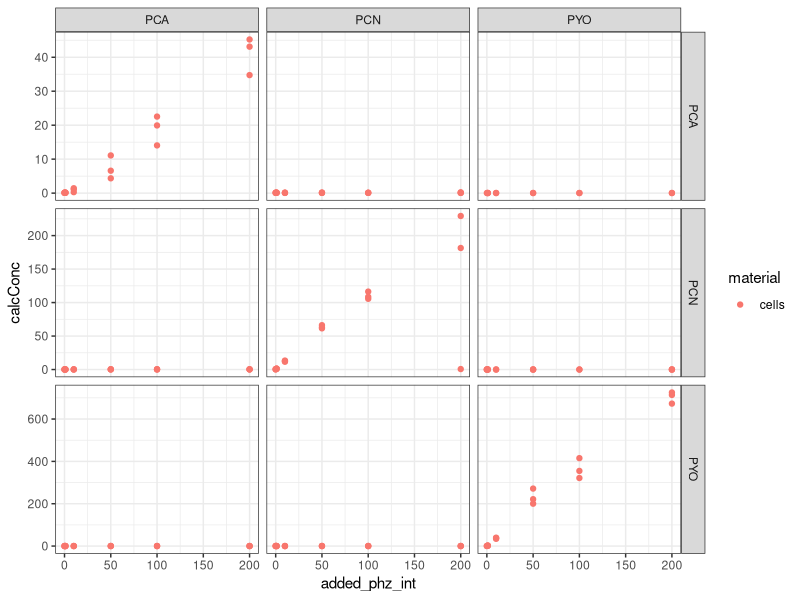
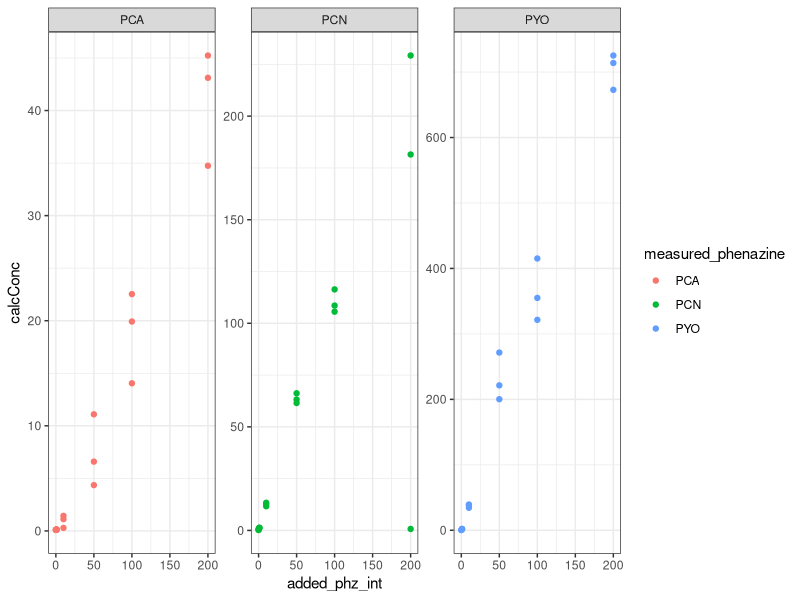
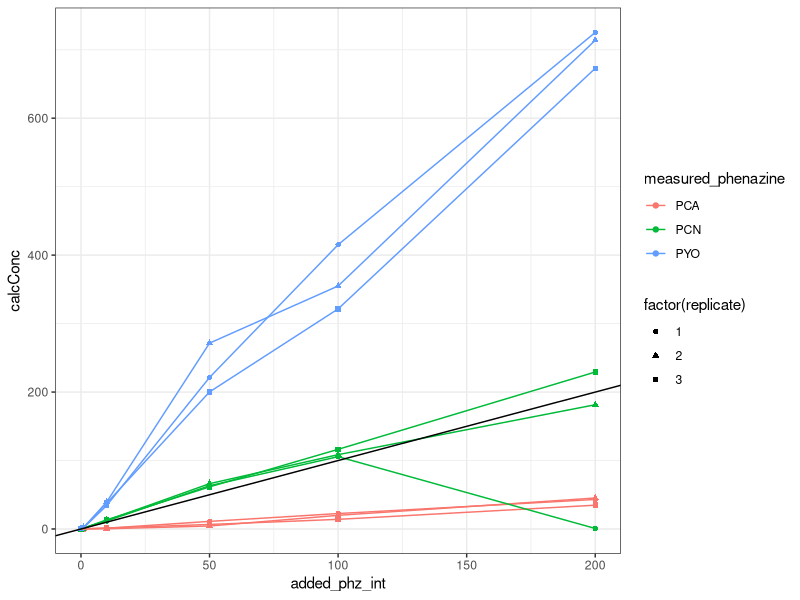
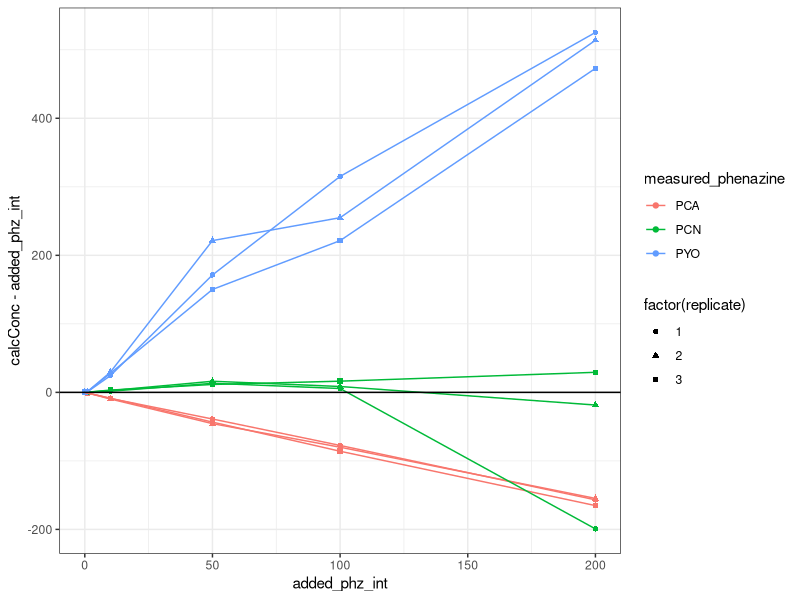
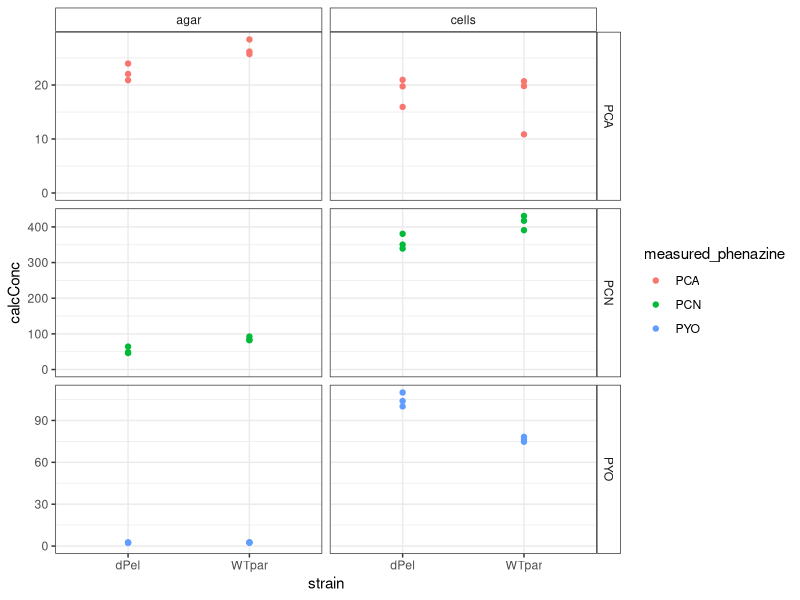
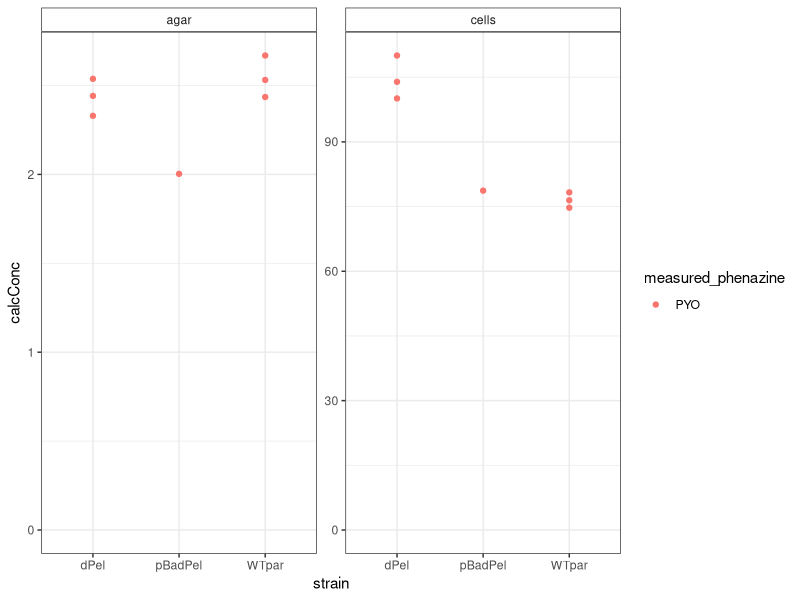
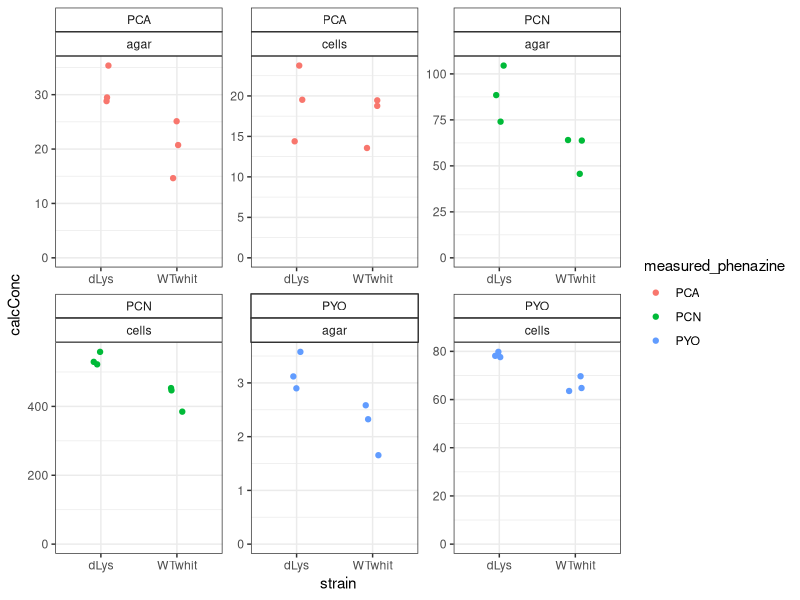

Reproduce these figures in R, in order.
## ---- chunk 1
library(tidyverse)
library(cowplot)
library(broom) 
library(modelr) 
library(viridis)

knitr::opts_knit$set(root.dir = '/Users/scottsaunders/git/labwork/HPLC/analysis/')
knitr::opts_chunk$set(tidy.opts=list(width.cutoff=60),tidy=TRUE, echo = TRUE, fig.align="center")

theme_set(theme_bw())
## ---- chunk 2
df_wBlankStds <- read_csv('../data/2018_10_30_coloniesHPLCamounts.csv',comment = "#")

head(df_wBlankStds)

#Remove blanks and standards and calculate volume corrected concentration
df_amounts <- df_wBlankStds %>% 
  filter(strain != 'blank' & strain != 'PHZstd') %>% 
  mutate(calcConc = ifelse(material=='cells',Amount*2*(860 / 60),Amount*2*(8/5)))

## ---- chunk 3
df_dPHZstar <- df_amounts %>% 
  filter(strain=='dPHZstar') %>% 
  mutate(added_phz_int=as.integer(str_extract(amount_added,"^[0-9]+")))

head(df_dPHZstar)
## ---- chunk 4
ggplot(df_dPHZstar,aes(x=added_phz_int,y=calcConc,color=material))+
  geom_point()+
  facet_grid(added_phenazine~measured_phenazine,scales='free')
## ---- chunk 5
df_dPHZstar_match <- df_dPHZstar %>% 
  filter(measured_phenazine==added_phenazine)

ggplot(df_dPHZstar_match,aes(x=added_phz_int,y=calcConc,color=measured_phenazine))+
  geom_point()+facet_wrap(~measured_phenazine,scales='free')

ggplot(df_dPHZstar_match,aes(x=added_phz_int,y=calcConc,color=measured_phenazine,shape=factor(replicate)))+
  geom_point()+geom_line()+geom_abline(slope=1)

ggplot(df_dPHZstar_match,aes(x=added_phz_int,y=calcConc-added_phz_int,color=measured_phenazine,shape=factor(replicate)))+
  geom_point()+geom_line()+geom_abline(slope=0)
## ---- chunk 6
df_parsek <- df_amounts %>% 
  filter(strain %in% c('WTpar','dPel','pBadPel'))
         
ggplot(df_parsek %>% filter(strain!='pBadPel'),aes(x=strain,y=calcConc,color=measured_phenazine))+
  geom_point()+
  facet_grid(measured_phenazine~material,scales='free')+ylim(0,NA)+
  theme(strip.background =element_rect(fill="white"))

ggplot(df_parsek %>% filter(measured_phenazine=='PYO'),aes(x=strain,y=calcConc,color=measured_phenazine))+
  geom_point()+
  facet_wrap(~material,scales='free')+ylim(0,NA)+
  theme(strip.background =element_rect(fill="white"))
## ---- chunk 7
df_whit <- df_amounts %>% 
  filter(strain %in% c('WTwhit','dLys'))

ggplot(df_whit,aes(x=strain,y=calcConc,color=measured_phenazine))+
  geom_jitter(width=0.1)+
  facet_wrap(measured_phenazine~material,scales='free')+ylim(0,NA)+
  theme(strip.background =element_rect(fill="white"))
